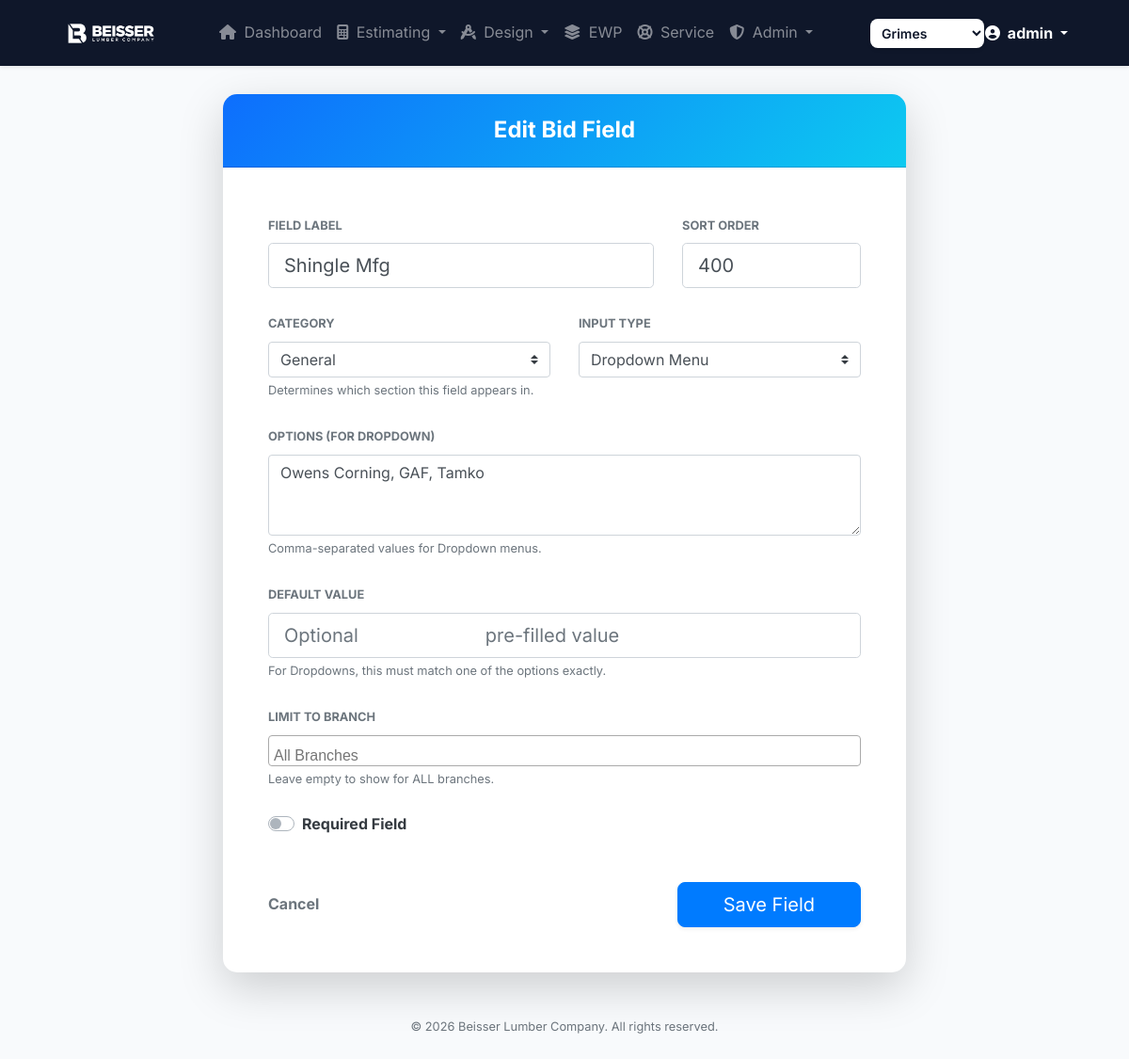
The page /edit_field/25 (signed in) on the database as committed earlier.
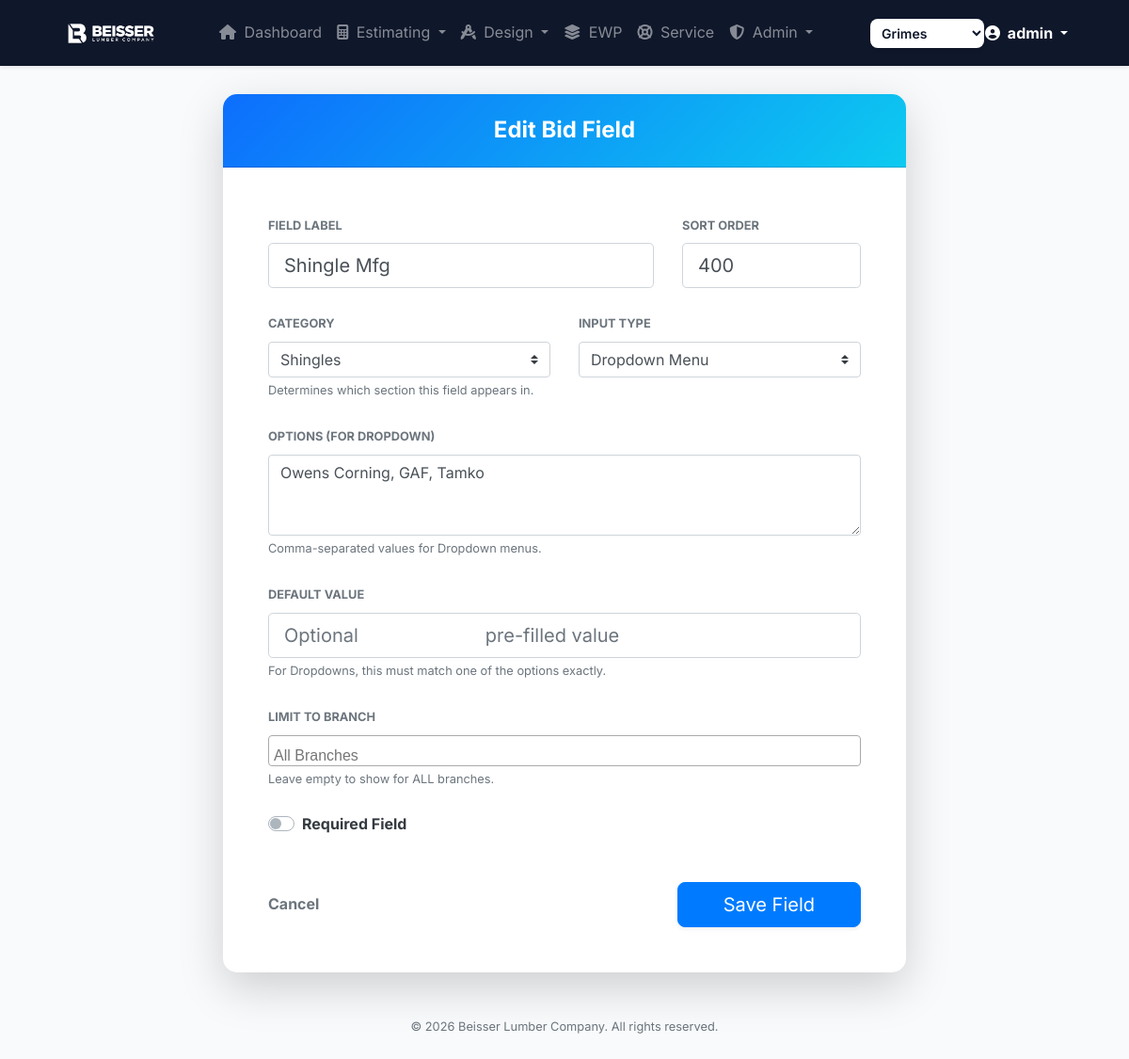
The same page on the database as committed later.
### project/models.py (models this page shows, shortened)
class BidField(db.Model):
    id = db.Column(db.Integer, primary_key=True)
    name = db.Column(db.String(100), nullable=False)
    category = db.Column(db.String(50), nullable=False, default="General") # Branding, Siding, etc
    field_type = db.Column(db.String(50), nullable=False, default="text") # text, textarea, select, checkbox
    is_required = db.Column(db.Boolean, default=False)
    options = db.Column(db.Text, nullable=True) # JSON or comma-separated for select
    default_value = db.Column(db.String(255), nullable=True)
    sort_order = db.Column(db.Integer, default=0)
    branch_ids = db.Column(db.Text, nullable=True)

### project/blueprints/admin/routes.py (the view, shortened to what this page needs)
@admin.route('/edit_field/<int:field_id>', methods=['GET', 'POST'])
@login_required
def edit_field(field_id):
    if not current_user.is_admin:
        abort(403)
    field = BidField.query.get_or_404(field_id)
    form = BidFieldForm(obj=field)
    branches = Branch.query.all()
    form.branch_ids.choices = [(b.branch_id, b.branch_name) for b in branches]
    if request.method == 'GET':
        if field.branch_ids:
            try:
                form.branch_ids.data = json.loads(field.branch_ids)
            except:
                form.branch_ids.data = []
    return render_template('add_field.html', form=form, title="Edit Bid Field")

### project/forms.py
class BidFieldForm(FlaskForm):
    name = StringField('Field Label', validators=[DataRequired()])
    category = SelectField('Category', choices=[
        ('General', 'General'),
        ('Framing', 'Framing'),
        ('Siding', 'Siding'),
        ('Shingles', 'Shingles'),
        ('Deck', 'Deck'),
        ('Trim', 'Trim'),
        ('Windows', 'Windows'),
        ('Doors', 'Doors')
    ], validators=[DataRequired()])
    field_type = SelectField('Input Type', choices=[
        ('text', 'Text Input'),
        ('textarea', 'Text Area'),
        ('select', 'Dropdown Menu'),
        ('checkbox', 'Checkbox')
    ], validators=[DataRequired()])
    options = TextAreaField('Options (for Dropdown)', validators=[Optional()])
    branch_ids = SelectMultipleField('Limit to Branch', choices=[], coerce=int, validators=[Optional()], id='branch_ids') # Populated in view, usually multiselect which requires adjustment if SelectMultipleField
    is_required = BooleanField('Required Field')
    default_value = StringField('Default Value', validators=[Optional()])
    sort_order = StringField('Sort Order', default="0")
    submit = SubmitField('Save Field')

### project/templates/add_field.html (shortened to what the changed rows need)
{% extends "base.html" %}
{% block content %}
<div class="row justify-content-center animate-fade-in">
    <div class="col-lg-8">
        <div class="card shadow-lg border-0" style="border-radius: 15px; overflow: hidden;">
            <div class="card-body p-5">
                <form method="POST">
                    <div class="row">
                        <div class="col-md-8">
                            <div class="form-group mb-4">
                                {{ form.name.label(class="font-weight-bold small text-uppercase text-muted") }}
                                {{ form.name(class="form-control form-control-lg input-premium") }}
                            </div>
                        </div>
                        <div class="col-md-4">
                            <div class="form-group mb-4">
                                {{ form.sort_order.label(class="font-weight-bold small text-uppercase text-muted") }}
                                {{ form.sort_order(class="form-control form-control-lg input-premium") }}
                            </div>
                        </div>
                    </div>
                    <div class="row">
                        <div class="col-md-6">
                            <div class="form-group mb-4">
                                {{ form.category.label(class="font-weight-bold small text-uppercase text-muted") }}
                                {{ form.category(class="form-control form-control-lg custom-select input-premium") }}
                                <small class="text-muted">Determines which section this field appears in.</small>
                            </div>
                        </div>
                        <div class="col-md-6">
                            <div class="form-group mb-4">
                                {{ form.field_type.label(class="font-weight-bold small text-uppercase text-muted") }}
                                {{ form.field_type(class="form-control form-control-lg custom-select input-premium",
                                onchange="toggleOptions()") }}
                            </div>
                        </div>
                    </div>
                    <div id="options-container" class="form-group mb-4" style="display: none;">
                        {{ form.options.label(class="font-weight-bold small text-uppercase text-muted") }}
                        {{ form.options(class="form-control input-premium", rows=3, placeholder="Option 1, Option 2,
                        Option 3") }}
                        <small class="text-muted">Comma-separated values for Dropdown menus.</small>
                    </div>
                    <div class="form-group mb-4">
                        {{ form.default_value.label(class="font-weight-bold small text-uppercase text-muted") }}
                        {{ form.default_value(class="form-control form-control-lg input-premium", placeholder="Optional
                        pre-filled value") }}
                        <small class="text-muted">For Dropdowns, this must match one of the options exactly.</small>
                    </div>
                </form>
            </div>
        </div>
    </div>
</div>
{% endblock %}

Rows that differ between the two databases and show on the page:
changed BidField "Shingle Mfg": category "General" → "Shingles"
